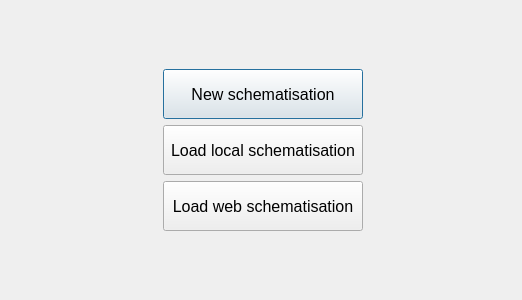
<?xml version="1.0" encoding="UTF-8"?>
<ui version="4.0">
 <class>Dialog</class>
 <widget class="QDialog" name="Dialog">
  <property name="geometry">
   <rect>
    <x>0</x>
    <y>0</y>
    <width>518</width>
    <height>300</height>
   </rect>
  </property>
  <property name="windowTitle">
   <string>Build options</string>
  </property>
  <layout class="QGridLayout" name="gridLayout">
   <item row="0" column="0">
    <widget class="QWidget" name="build_widget" native="true">
     <property name="sizePolicy">
      <sizepolicy hsizetype="Expanding" vsizetype="Expanding">
       <horstretch>0</horstretch>
       <verstretch>0</verstretch>
      </sizepolicy>
     </property>
     <property name="minimumSize">
      <size>
       <width>500</width>
       <height>250</height>
      </size>
     </property>
     <property name="font">
      <font>
       <family>Segoe UI</family>
       <pointsize>12</pointsize>
      </font>
     </property>
     <layout class="QGridLayout" name="gridLayout_2">
      <item row="0" column="1">
       <spacer name="verticalSpacer_2">
        <property name="orientation">
         <enum>Qt::Vertical</enum>
        </property>
        <property name="sizeHint" stdset="0">
         <size>
          <width>147</width>
          <height>54</height>
         </size>
        </property>
       </spacer>
      </item>
      <item row="1" column="0">
       <spacer name="horizontalSpacer">
        <property name="orientation">
         <enum>Qt::Horizontal</enum>
        </property>
        <property name="sizeHint" stdset="0">
         <size>
          <width>157</width>
          <height>30</height>
         </size>
        </property>
       </spacer>
      </item>
      <item row="1" column="1">
       <widget class="QPushButton" name="pb_new">
        <property name="enabled">
         <bool>true</bool>
        </property>
        <property name="sizePolicy">
         <sizepolicy hsizetype="Minimum" vsizetype="Minimum">
          <horstretch>0</horstretch>
          <verstretch>0</verstretch>
         </sizepolicy>
        </property>
        <property name="minimumSize">
         <size>
          <width>200</width>
          <height>50</height>
         </size>
        </property>
        <property name="font">
         <font>
          <family>Segoe UI</family>
          <pointsize>12</pointsize>
         </font>
        </property>
        <property name="text">
         <string>New schematisation</string>
        </property>
       </widget>
      </item>
      <item row="1" column="2">
       <spacer name="horizontalSpacer_2">
        <property name="orientation">
         <enum>Qt::Horizontal</enum>
        </property>
        <property name="sizeHint" stdset="0">
         <size>
          <width>152</width>
          <height>30</height>
         </size>
        </property>
       </spacer>
      </item>
      <item row="2" column="1">
       <widget class="QPushButton" name="pb_load_local">
        <property name="enabled">
         <bool>true</bool>
        </property>
        <property name="sizePolicy">
         <sizepolicy hsizetype="MinimumExpanding" vsizetype="Preferred">
          <horstretch>0</horstretch>
          <verstretch>0</verstretch>
         </sizepolicy>
        </property>
        <property name="minimumSize">
         <size>
          <width>200</width>
          <height>50</height>
         </size>
        </property>
        <property name="font">
         <font>
          <family>Segoe UI</family>
          <pointsize>12</pointsize>
         </font>
        </property>
        <property name="text">
         <string>Load local schematisation</string>
        </property>
       </widget>
      </item>
      <item row="3" column="1">
       <widget class="QPushButton" name="pb_load_web">
        <property name="sizePolicy">
         <sizepolicy hsizetype="Minimum" vsizetype="Preferred">
          <horstretch>0</horstretch>
          <verstretch>0</verstretch>
         </sizepolicy>
        </property>
        <property name="minimumSize">
         <size>
          <width>200</width>
          <height>50</height>
         </size>
        </property>
        <property name="font">
         <font>
          <family>Segoe UI</family>
          <pointsize>12</pointsize>
         </font>
        </property>
        <property name="text">
         <string>Load web schematisation</string>
        </property>
       </widget>
      </item>
      <item row="4" column="1">
       <spacer name="verticalSpacer">
        <property name="orientation">
         <enum>Qt::Vertical</enum>
        </property>
        <property name="sizeHint" stdset="0">
         <size>
          <width>147</width>
          <height>53</height>
         </size>
        </property>
       </spacer>
      </item>
     </layout>
    </widget>
   </item>
  </layout>
 </widget>
 <resources/>
 <connections/>
</ui>
